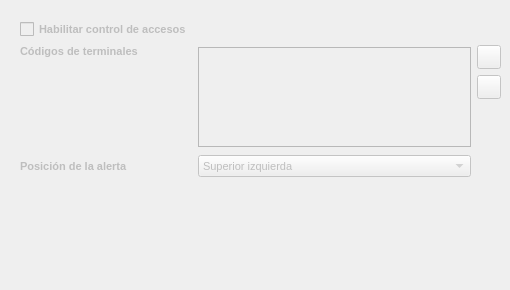
   <widget class="QWidget" name="tab_4">
    <attribute name="title">
     <string>Accesos</string>
    </attribute>
    <widget class="QWidget" name="gridLayoutWidget_4">
     <property name="geometry">
      <rect>
       <x>20</x>
       <y>20</y>
       <width>481</width>
       <height>261</height>
      </rect>
     </property>
     <layout class="QGridLayout" name="gridLayout_4">
      <item row="0" column="0">
       <widget class="QCheckBox" name="alertAccess">
        <property name="enabled">
         <bool>false</bool>
        </property>
        <property name="font">
         <font>
          <pointsize>8</pointsize>
          <weight>75</weight>
          <bold>true</bold>
         </font>
        </property>
        <property name="text">
         <string>Habilitar control de accesos</string>
        </property>
       </widget>
      </item>
      <item row="2" column="1">
       <widget class="QComboBox" name="selectAccessAlertPos">
        <property name="enabled">
         <bool>false</bool>
        </property>
        <property name="font">
         <font>
          <pointsize>8</pointsize>
         </font>
        </property>
        <item>
         <property name="text">
          <string>Superior izquierda</string>
         </property>
        </item>
        <item>
         <property name="text">
          <string>Superior derecha</string>
         </property>
        </item>
        <item>
         <property name="text">
          <string>Centro</string>
         </property>
        </item>
        <item>
         <property name="text">
          <string>Inferior izquierda</string>
         </property>
        </item>
        <item>
         <property name="text">
          <string>Inferior derecha</string>
         </property>
        </item>
       </widget>
      </item>
      <item row="1" column="1">
       <widget class="QListWidget" name="terminalList">
        <property name="enabled">
         <bool>false</bool>
        </property>
        <property name="maximumSize">
         <size>
          <width>16777215</width>
          <height>100</height>
         </size>
        </property>
        <property name="font">
         <font>
          <pointsize>8</pointsize>
         </font>
        </property>
       </widget>
      </item>
      <item row="1" column="0">
       <widget class="QLabel" name="label_22">
        <property name="enabled">
         <bool>false</bool>
        </property>
        <property name="font">
         <font>
          <pointsize>8</pointsize>
          <weight>75</weight>
          <bold>true</bold>
         </font>
        </property>
        <property name="text">
         <string>Códigos de terminales</string>
        </property>
        <property name="alignment">
         <set>Qt::AlignLeading|Qt::AlignLeft|Qt::AlignTop</set>
        </property>
       </widget>
      </item>
      <item row="1" column="2">
       <layout class="QVBoxLayout" name="verticalLayout">
        <item>
         <widget class="QPushButton" name="addTerminal">
          <property name="enabled">
           <bool>false</bool>
          </property>
          <property name="minimumSize">
           <size>
            <width>24</width>
            <height>24</height>
           </size>
          </property>
          <property name="maximumSize">
           <size>
            <width>24</width>
            <height>24</height>
           </size>
          </property>
          <property name="font">
           <font>
            <pointsize>8</pointsize>
           </font>
          </property>
          <property name="text">
           <string/>
          </property>
          <property name="icon">
           <iconset>
            <normaloff>:/new/buttons/images/add_grey.jpg</normaloff>:/new/buttons/images/add_grey.jpg</iconset>
          </property>
         </widget>
        </item>
        <item>
         <widget class="QPushButton" name="removeTerminal">
          <property name="enabled">
           <bool>false</bool>
          </property>
          <property name="minimumSize">
           <size>
            <width>24</width>
            <height>24</height>
           </size>
          </property>
          <property name="maximumSize">
           <size>
            <width>24</width>
            <height>24</height>
           </size>
          </property>
          <property name="font">
           <font>
            <pointsize>8</pointsize>
           </font>
          </property>
          <property name="text">
           <string/>
          </property>
          <property name="icon">
           <iconset>
            <normaloff>:/new/buttons/images/remove_grey.jpg</normaloff>:/new/buttons/images/remove_grey.jpg</iconset>
          </property>
         </widget>
        </item>
        <item>
         <spacer name="verticalSpacer_6">
          <property name="enabled">
           <bool>false</bool>
          </property>
          <property name="orientation">
           <enum>Qt::Vertical</enum>
          </property>
          <property name="sizeHint" stdset="0">
           <size>
            <width>20</width>
            <height>40</height>
           </size>
          </property>
         </spacer>
        </item>
       </layout>
      </item>
      <item row="2" column="0">
       <widget class="QLabel" name="label_23">
        <property name="enabled">
         <bool>false</bool>
        </property>
        <property name="font">
         <font>
          <pointsize>8</pointsize>
          <weight>75</weight>
          <bold>true</bold>
         </font>
        </property>
        <property name="text">
         <string>Posición de la alerta</string>
        </property>
       </widget>
      </item>
      <item row="3" column="0">
       <spacer name="verticalSpacer_5">
        <property name="orientation">
         <enum>Qt::Vertical</enum>
        </property>
        <property name="sizeHint" stdset="0">
         <size>
          <width>20</width>
          <height>40</height>
         </size>
        </property>
       </spacer>
      </item>
     </layout>
    </widget>
   </widget>
